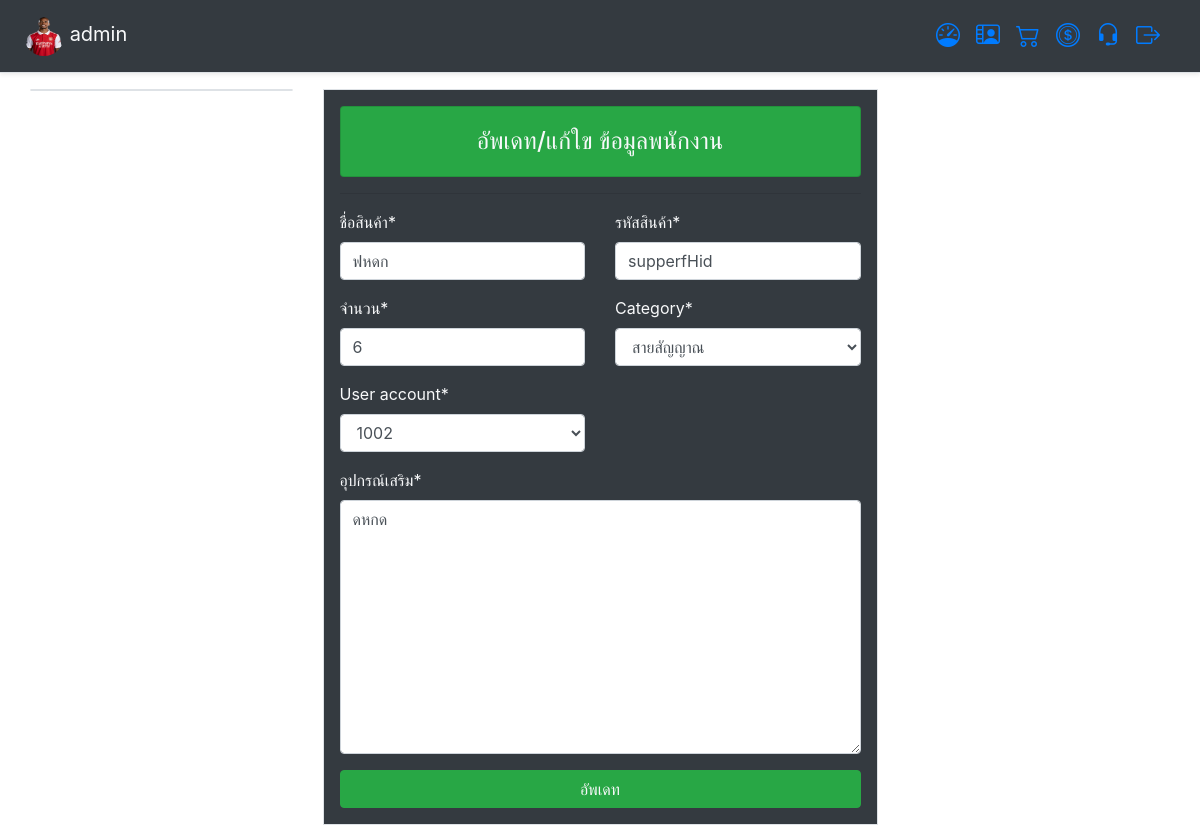
The app's page /stock/update/8 (signed in) with its own data.
### app_user/models.py (models this page shows, shortened)
class ProfileUser(models.Model):
    username = models.OneToOneField(User,on_delete=models.CASCADE) # ชื่อพนักงาน
    image_profile = models.ImageField('รูปภาพโปรไฟล์',upload_to='image_profile',null=True,blank=True,default='default.png')#รูปภาพโปรไฟล์
    nickname = models.CharField('ชื่อพนักงาน',max_length=20,blank=True)	# ชื่อเล่นพนักงาน
    address = models.CharField('ที่อยู่',max_length=255,blank=True,null=True)# ที่อยู่
    phone = models.CharField('เบอร์โทรศัพท์',max_length=10,blank=True) #  เบอร์โทรศัพท์
    image_id_card = models.ImageField('สำเนาบัตรประชาชน',upload_to='image_id_card',null=True,blank=True,default='default.png')#สำเนาบัตรประชาชน
    bank_id = models.IntegerField('หมายเลขบัญชีธนาคาร',blank=True,null=True)#หมายเลขบัญชีธนาคาร
    image_bank = models.ImageField('สำเนาบัญชีธนาคาร',upload_to='image_bank',null=True,blank=True,default='default.png') #สำเนาบัญชีธนาคาร
    level = models.TextChoices("Level", "ฝ่ายการตลาด ฝ่ายสต๊อกสินค้า ฝ่ายการเงินการบัญชี ฝ่ายบุคคล")
    permission = models.CharField('สิทธิ์การใช้งาน',blank=True, choices=level.choices, max_length=21)#สิทธิ์การใช้งาน
    team = models.ForeignKey(Team,on_delete=models.CASCADE,blank=True,null=True)#ฝาย
    position = models.ForeignKey(Positions,on_delete=models.CASCADE,blank=True,null=True)#ตำแหน่งงาน
    MedalType = models.TextChoices("MedalType", "น้อยกว่า1ปี 1ปี 2ปี มากกว่า3ปี")
    working_experience = models.CharField('ประสบการณ์ทำงาน',blank=True, choices=MedalType.choices, max_length=20)#ประสบการณ์ทำงาน
    working_skill = models.ForeignKey(Skill,on_delete=models.CASCADE,blank=True,null=True)#ทักษะการทำงาน
    worked_date = models.DateTimeField('วันเริ่มงาน',auto_now_add=True,blank=True,null=True)#วันเริ่มงาน
    image_check = models.BooleanField(default=False)
    other = models.TextField('หมายเหตุ',max_length=255,blank=True)
    class Meta:
        ordering = ["-username"]
        verbose_name_plural = "Profile"
        verbose_name = "Member"

### app_stock/models.py (models this page shows, shortened)
class Stock (models.Model):
    name = models.CharField('ชื่อสินค้า',max_length=60,null=True)
    serial = models.CharField("รหัสสินค้า",max_length=60,null=True)
    quatity = models.PositiveIntegerField('จำนวน',default=0)
    detail = models.TextField('อุปกรณ์เสริม',max_length=255,null=True)
    category = models.ForeignKey(Category,on_delete=models.CASCADE,null=True)
    user_account = models.ForeignKey(User,on_delete=models.CASCADE,null=True)
    date = models.DateTimeField('วันที่',auto_now_add=True,null=True,blank=True)
    class Meta:
        verbose_name_plural = "Stock"
        verbose_name = "Item"

### app_stock/views.py (the view)
# urls.py: path('update/<int:pk>',Update_Stock,name="update-stock"),
@login_required(login_url="/")
def Update_Stock (request,pk ):
	item = get_object_or_404(Stock, pk=pk)
	if request.method == "POST":
		form_update_stock = Update_Stock_Form(request.POST,request.FILES,instance=item)
		if form_update_stock.is_valid():
			form_update_stock.save()
			return redirect("/stock")
	else:
		form_update_stock = Update_Stock_Form(instance=item)
	context = {
		"item":item,
		"form_update_stock": form_update_stock,
	}
	return render (request,'html_stock/update_stock.html',context)

### app_stock/forms.py
class Update_Stock_Form(forms.ModelForm):
    class Meta:
        model = Stock
        fields = '__all__'

### app_stock/models.py (called while the page is built)
    def __str__(self) :
        return self.name

### templates/html_stock/update_stock.html (shortened to what this page needs)
{% extends 'base/layout.html' %}
{% load crispy_forms_tags %}
{% block content %}
<div class="container-fluid">
	<div class="row ">
		<div class="col-md-3 ">
			<div class="card border">
			</div>
		</div>
		<div class="col-md-6">
			<div class="border p-3 bg-dark text-light ">
				<div class="card bg-success ">
					<div class="card-body text-center">
					  <h4 class="card-text"> อัพเดท/แก้ใข ข้อมูลพนักงาน </h4>
					</div>
				</div>
				<hr>
				<form method="POST" enctype="multipart/form-data" >
					<div class="row">
						<div class="col-md-6">
							{{ form_update_stock.name|as_crispy_field}}
						</div>
						<div class="col-md-6">
							{{ form_update_stock.serial|as_crispy_field}}
						</div>
						<div class="col-md-6">
							{{ form_update_stock.quatity|as_crispy_field}}
						</div>
						<div class="col-md-6">
							{{ form_update_stock.category|as_crispy_field}}
						</div>
						<div class="col-md-6">
							{{ form_update_stock.user_account|as_crispy_field}}
						</div>
						<div class="col-md-12">
							{{ form_update_stock.detail|as_crispy_field}}
						</div>
					</div>
					<button type="submit" class="btn btn-success btn-block text-light">อัพเดท</button>
				</form>
			</div>
		</div>
	</div>
</div>
{% endblock content %}

### templates/base/navbar.html (shortened to what this page needs)
<div class="d-flex flex-column flex-md-row align-items-center p-3 px-md-4 mb-3 bg-dark border-bottom shadow-sm">
	<h5 class = "my-0 mr-md-auto font-weight-normal text-light"><img src="{{ user.profileuser.image_profile.url }}" width="40" height="40"class="rounded-circle" > {{ user.username}}</h5>
	<nav class="my-2 my-md-0 mr-md-3  ">
		<h5 class="my-0 mr-md-auto font-weight-normal text-light"><a href ="/dashboard/"><i class="bi bi-speedometer fa-5x" style="font-size:24px;"></i></a></h5>
	</nav>
	{% if user.is_authenticated and user.is_superuser and user.is_staff %}
	<nav class="my-2 my-md-0 mr-md-3">
		<h5 class="my-0 mr-md-auto font-weight-normal text-light"><a href ="/user/"><i class="bi bi-person-video2" style="font-size:24px;"></i></a></h5>
	</nav>
	<nav class="my-2 my-md-0 mr-md-3">
		<h5 class="my-0 mr-md-auto font-weight-normal text-light"><a href="/stock/"><i class="bi bi-cart2" style="font-size:24px;"></i></a></h5>
	</nav>
	<nav class="my-2 my-md-0 mr-md-3">
		<h5 class="my-0 mr-md-auto mr-md-auto font-weight-normal text-light"><a href="/money/"><i class="bi bi-coin" style="font-size:24px;"></i></a></h5>
	</nav>
	<nav class="my-2 my-md-0 mr-md-3">
		<h5 class="my-0 mr-md-auto mr-md-auto font-weight-normal text-light"><a href="/sale/"><i class="bi bi-headset" style="font-size:24px;"></i></a></h5>
	</nav>
	{% elif  user.is_authenticated and user.profileuser.permission == "ฝ่ายบุคคล" %}
	<nav class="my-2 my-md-0 mr-md-3">
		<h5 class="my-0 mr-md-auto font-weight-normal text-light"><a href ="/user/"><i class="bi bi-person-video2" style="font-size:24px;"></i></a></h5>
	</nav>
	{% elif  user.is_authenticated and user.profileuser.permission == "ฝ่ายสต๊อกสินค้า" %}
	<nav class="my-2 my-md-0 mr-md-3">
		<h5 class="my-0 mr-md-auto font-weight-normal text-light"><a href="/stock/"><i class="bi bi-cart2" style="font-size:24px;"></i></a></h5>
	</nav>
	{% elif  user.is_authenticated and user.profileuser.permission == "ฝ่ายการเงินการบัญชี" %}
	<nav class="my-2 my-md-0 mr-md-3">
		<h5 class="my-0 mr-md-auto mr-md-auto font-weight-normal text-light"><a href="/money/"><i class="bi bi-coin" style="font-size:24px;"></i></a></h5>
	</nav>
	{% elif  user.is_authenticated and user.profileuser.permission == "ฝ่ายการตลาด" %}
	<nav class="my-2 my-md-0 mr-md-3">
		<h5 class="my-0 mr-md-auto mr-md-auto font-weight-normal text-light"><a href="/sale/"><i class="bi bi-headset" style="font-size:24px;"></i></a></h5>
	</nav>
	{% endif %}
	<nav class="my-2 my-md-0 mr-md-3">
		<a href="/logout"><i class="bi bi-box-arrow-right" style="font-size:24px;" ></i></a>
	</nav>
</div>

### records on screen
Stock: name "ฟหดก", serial "supperfHid", quatity "6", category "สายสัญญาณ", user_account "1002", detail "ดหกด"

### other values on screen
{{ user.username }} "admin"
